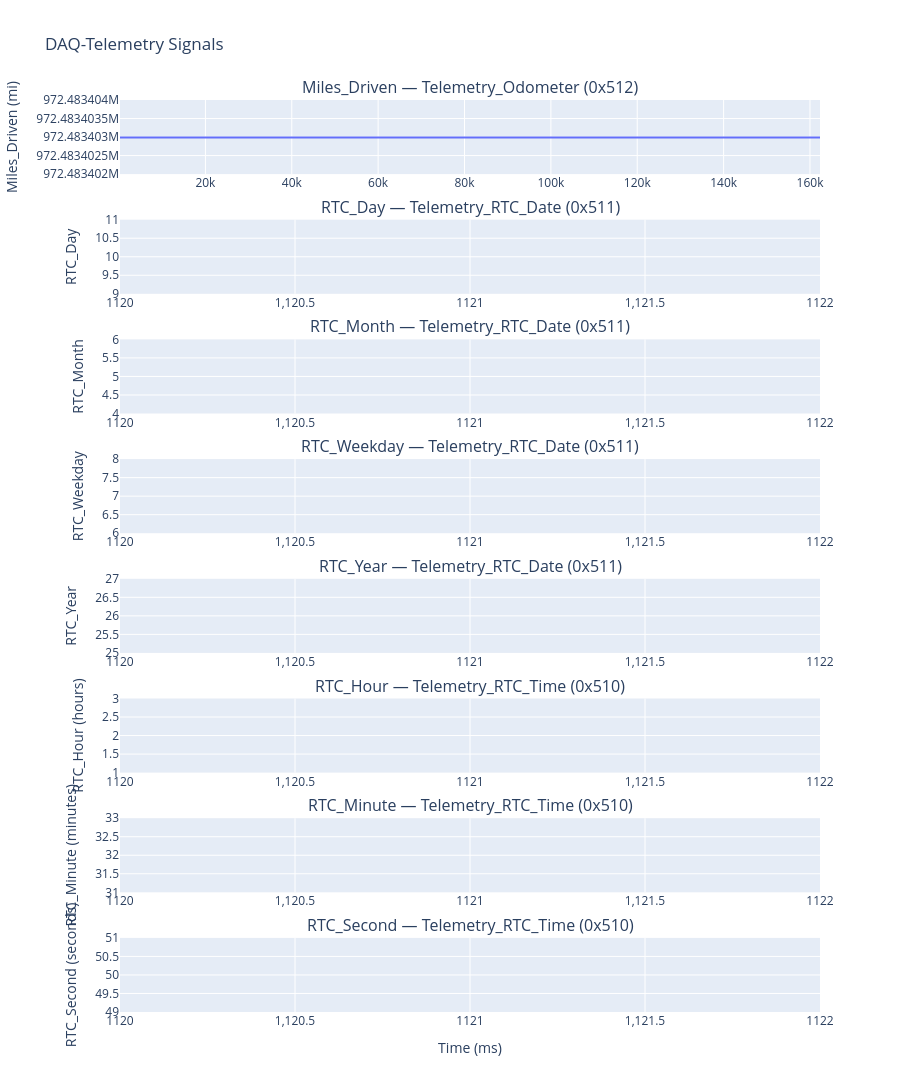
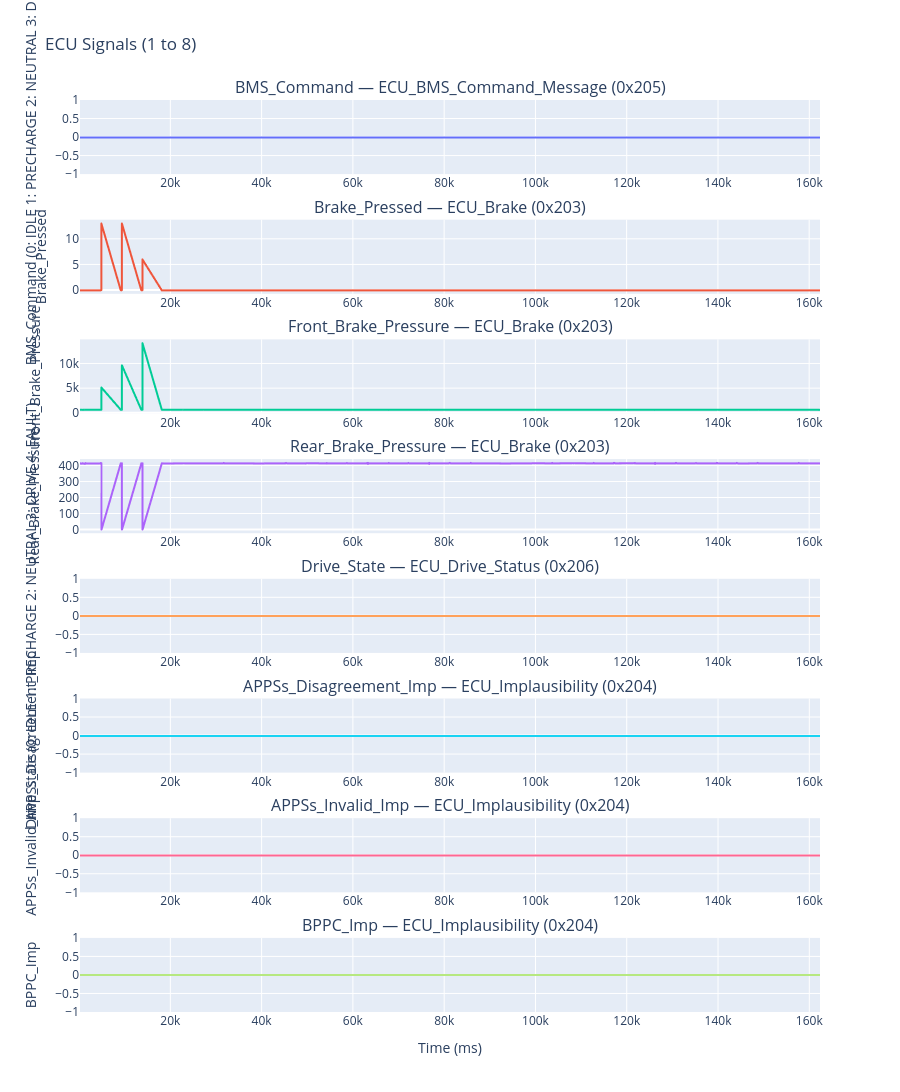
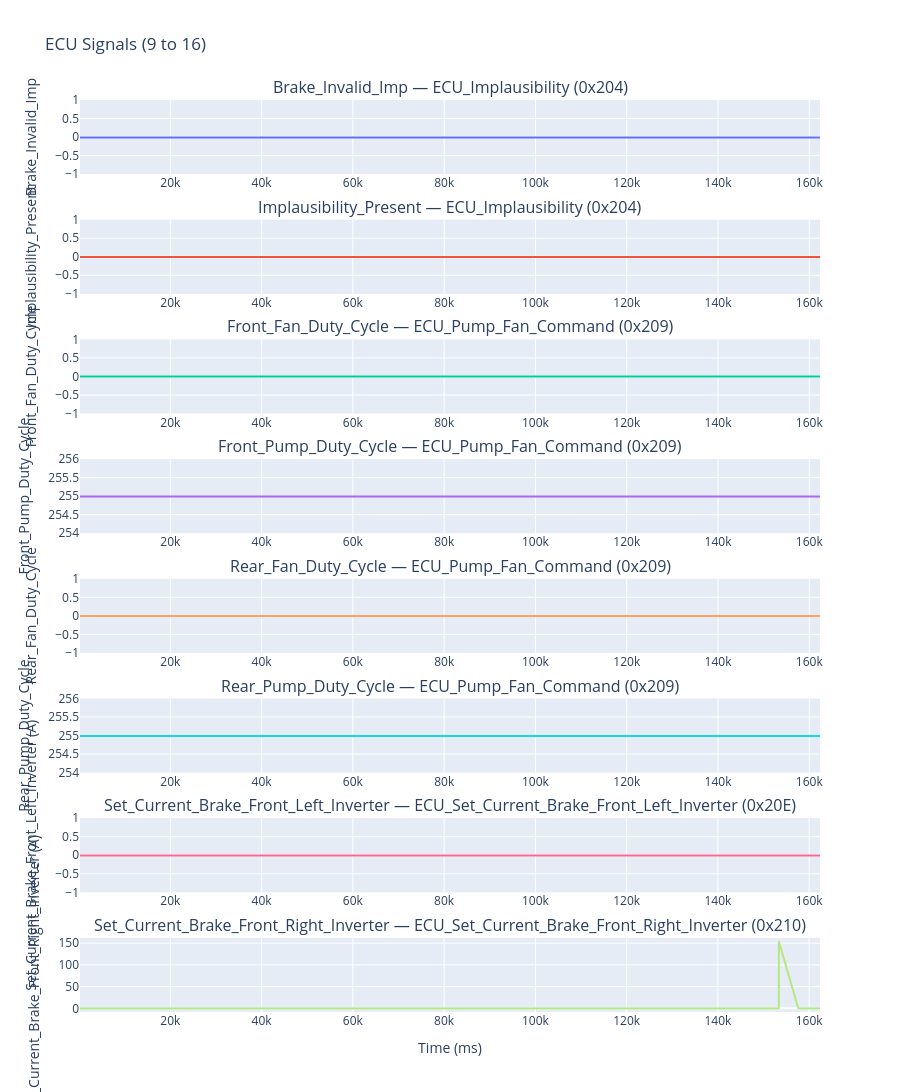
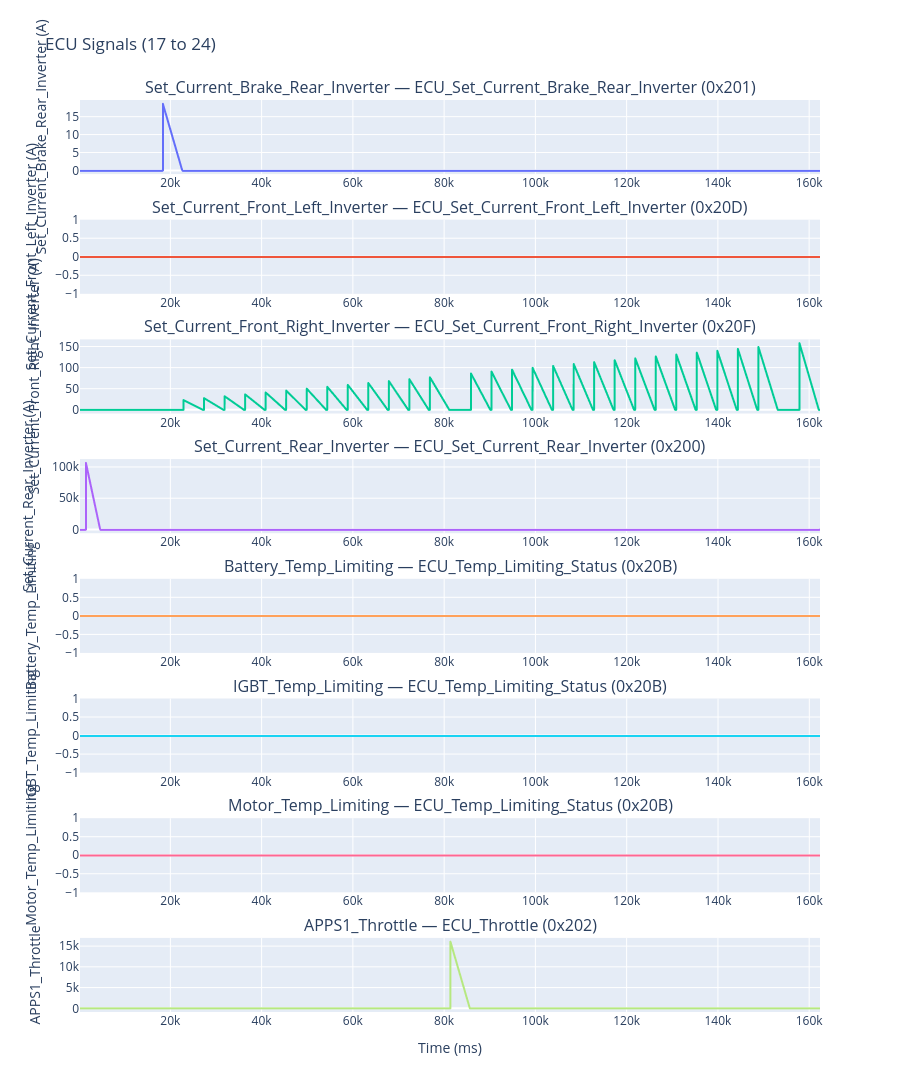

Notebook cell for these charts, in order:
### Markdown cell above
## 3. Graph all signals

Loops over every unique (message, signal) pair in the DataFrame and creates an interactive plot for each. Skips if data is empty.

### Code cell
# Plot signals grouped by their sender (e.g. IMU, BMS, VCU) 
# and chunked to avoid WebGL limits
plot_signals_by_sender(df, max_subplots_per_fig=8)
